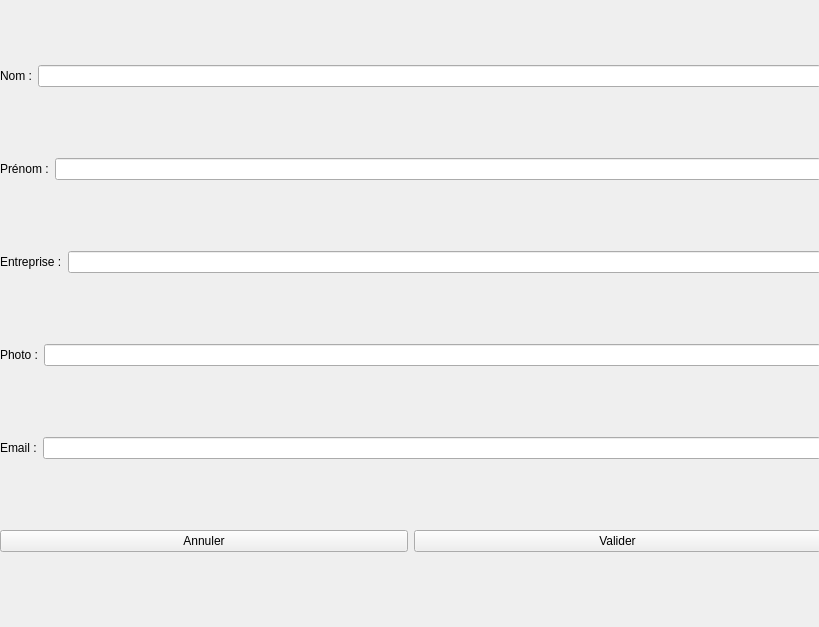
<?xml version="1.0" encoding="UTF-8"?>
<ui version="4.0">
 <class>WidgetContact</class>
 <widget class="QWidget" name="WidgetContact">
  <property name="geometry">
   <rect>
    <x>0</x>
    <y>0</y>
    <width>819</width>
    <height>627</height>
   </rect>
  </property>
  <property name="windowTitle">
   <string>Form</string>
  </property>
  <property name="styleSheet">
   <string notr="true"/>
  </property>
  <widget class="QWidget" name="verticalLayoutWidget">
   <property name="geometry">
    <rect>
     <x>0</x>
     <y>0</y>
     <width>821</width>
     <height>621</height>
    </rect>
   </property>
   <layout class="QVBoxLayout" name="verticalLayout">
    <item>
     <layout class="QHBoxLayout" name="horizontalLayout">
      <item>
       <widget class="QLabel" name="label">
        <property name="text">
         <string>Nom :</string>
        </property>
       </widget>
      </item>
      <item>
       <widget class="QLineEdit" name="nom"/>
      </item>
     </layout>
    </item>
    <item>
     <layout class="QHBoxLayout" name="horizontalLayout_7">
      <item>
       <widget class="QLabel" name="label_6">
        <property name="text">
         <string>Prénom :</string>
        </property>
       </widget>
      </item>
      <item>
       <widget class="QLineEdit" name="prenom"/>
      </item>
     </layout>
    </item>
    <item>
     <layout class="QHBoxLayout" name="horizontalLayout_2">
      <item>
       <widget class="QLabel" name="label_2">
        <property name="text">
         <string>Entreprise :</string>
        </property>
       </widget>
      </item>
      <item>
       <widget class="QLineEdit" name="entreprise"/>
      </item>
     </layout>
    </item>
    <item>
     <layout class="QHBoxLayout" name="horizontalLayout_5">
      <item>
       <widget class="QLabel" name="label_3">
        <property name="text">
         <string>Photo :</string>
        </property>
       </widget>
      </item>
      <item>
       <widget class="QLineEdit" name="photo"/>
      </item>
     </layout>
    </item>
    <item>
     <layout class="QHBoxLayout" name="horizontalLayout_4">
      <item>
       <widget class="QLabel" name="label_4">
        <property name="text">
         <string>Email :</string>
        </property>
       </widget>
      </item>
      <item>
       <widget class="QLineEdit" name="email"/>
      </item>
     </layout>
    </item>
    <item>
     <layout class="QVBoxLayout" name="verticalLayout_3">
      <item>
       <layout class="QHBoxLayout" name="horizontalLayout_6">
        <item>
         <widget class="QPushButton" name="bannuler">
          <property name="text">
           <string>Annuler</string>
          </property>
         </widget>
        </item>
        <item>
         <widget class="QPushButton" name="bValider">
          <property name="text">
           <string>Valider</string>
          </property>
         </widget>
        </item>
       </layout>
      </item>
     </layout>
    </item>
   </layout>
  </widget>
 </widget>
 <resources/>
 <connections/>
</ui>
